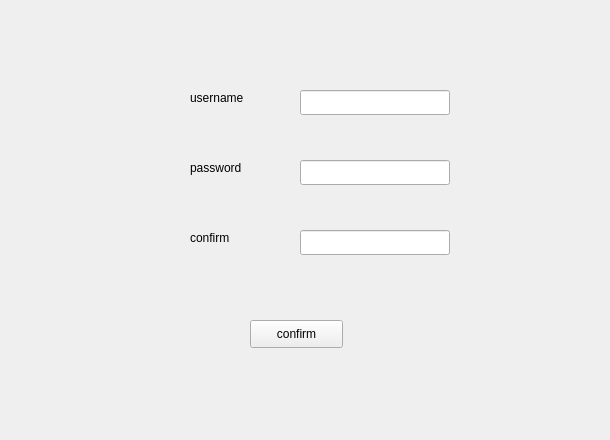
<?xml version="1.0" encoding="UTF-8"?>
<ui version="4.0">
 <class>registerForm</class>
 <widget class="QWidget" name="registerForm">
  <property name="geometry">
   <rect>
    <x>0</x>
    <y>0</y>
    <width>610</width>
    <height>440</height>
   </rect>
  </property>
  <property name="windowTitle">
   <string>Form</string>
  </property>
  <widget class="QLabel" name="label_2">
   <property name="geometry">
    <rect>
     <x>190</x>
     <y>160</y>
     <width>72</width>
     <height>15</height>
    </rect>
   </property>
   <property name="text">
    <string>password</string>
   </property>
  </widget>
  <widget class="QLineEdit" name="lineEdit_2">
   <property name="geometry">
    <rect>
     <x>300</x>
     <y>160</y>
     <width>150</width>
     <height>25</height>
    </rect>
   </property>
   <property name="echoMode">
    <enum>QLineEdit::Password</enum>
   </property>
  </widget>
  <widget class="QLabel" name="label_3">
   <property name="geometry">
    <rect>
     <x>190</x>
     <y>230</y>
     <width>72</width>
     <height>15</height>
    </rect>
   </property>
   <property name="text">
    <string>confirm</string>
   </property>
  </widget>
  <widget class="QLineEdit" name="lineEdit_3">
   <property name="geometry">
    <rect>
     <x>300</x>
     <y>230</y>
     <width>150</width>
     <height>25</height>
    </rect>
   </property>
   <property name="echoMode">
    <enum>QLineEdit::Password</enum>
   </property>
  </widget>
  <widget class="QPushButton" name="confirmButton">
   <property name="geometry">
    <rect>
     <x>250</x>
     <y>320</y>
     <width>93</width>
     <height>28</height>
    </rect>
   </property>
   <property name="text">
    <string>confirm</string>
   </property>
  </widget>
  <widget class="QLabel" name="label_4">
   <property name="geometry">
    <rect>
     <x>190</x>
     <y>90</y>
     <width>72</width>
     <height>15</height>
    </rect>
   </property>
   <property name="text">
    <string>username</string>
   </property>
  </widget>
  <widget class="QLineEdit" name="lineEdit">
   <property name="geometry">
    <rect>
     <x>300</x>
     <y>90</y>
     <width>150</width>
     <height>25</height>
    </rect>
   </property>
  </widget>
 </widget>
 <tabstops>
  <tabstop>lineEdit</tabstop>
  <tabstop>lineEdit_2</tabstop>
  <tabstop>lineEdit_3</tabstop>
  <tabstop>confirmButton</tabstop>
 </tabstops>
 <resources/>
 <connections/>
</ui>
